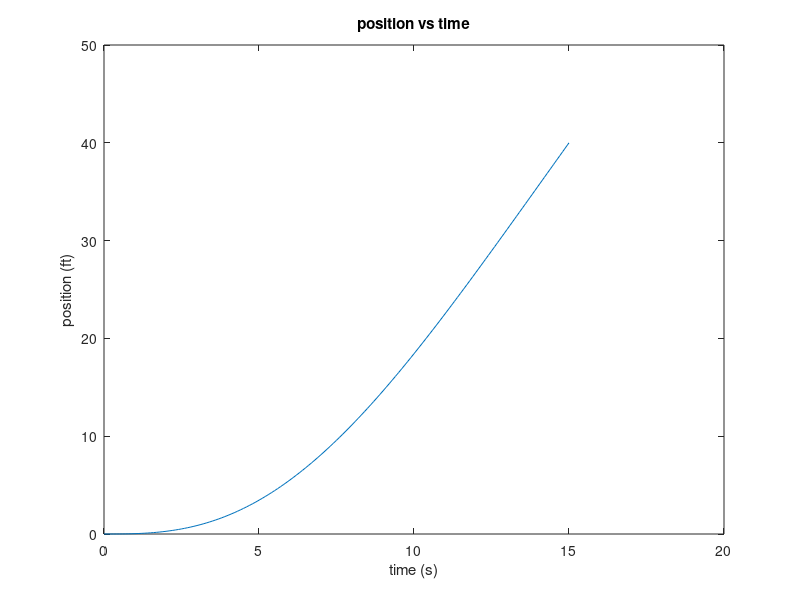

This chart was generated by the following MATLAB code: (Note: this script raises an error after producing the figure.)
%% Problem 1
clc,clear,close

t = [0:.1:15];
T = 15; %seconds


A = [0, 0, 0, 0, 0, 1;
     0, 0, 0, 0, 1, 0;
     0, 0, 0, 1, 0, 0;
     T^5,T^4,T^3,T^2,T,1;
     20*T^3,12*T^2,6*T,2,0,0;
     60*T^2,24*T,6,0,0,0];
 
b = [0;0;0;40;0;0];

coeffs = A\b;

s = polyval(coeffs,t);

figure(1)
plot(t,s)
xlabel('time (s)')
ylabel('position (ft)')
title('position vs time')

%% Problem 2
clc,clear,close

x0 = 0;
xf = 50;
M = 50;
vmax = 1.25; %m/s

[s,ds,dds] = lspb(x0,xf,M,vmax);

while dds(1) >= .1
    M = M + 1;
    [s,ds,dds] = lspb(x0,xf,M,vmax);
    
end

lspb(x0,xf,M,vmax);


%% Problem 3
clc,clear,close

w = .8; %m/s
v = 2; %m/s
theta_dot  = .8; %rad/s



